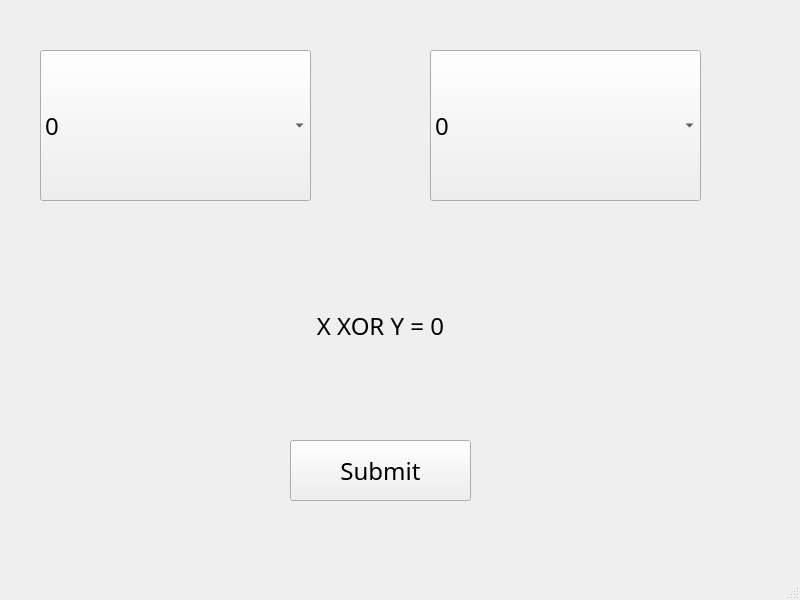
<?xml version="1.0" encoding="UTF-8"?>
<ui version="4.0">
 <class>MainWindow</class>
 <widget class="QMainWindow" name="MainWindow">
  <property name="geometry">
   <rect>
    <x>0</x>
    <y>0</y>
    <width>800</width>
    <height>600</height>
   </rect>
  </property>
  <property name="windowTitle">
   <string>MainWindow</string>
  </property>
  <widget class="QWidget" name="centralwidget">
   <widget class="QComboBox" name="comboX">
    <property name="geometry">
     <rect>
      <x>40</x>
      <y>50</y>
      <width>271</width>
      <height>151</height>
     </rect>
    </property>
    <property name="font">
     <font>
      <family>Monospac821 BT</family>
      <pointsize>18</pointsize>
     </font>
    </property>
    <item>
     <property name="text">
      <string>0</string>
     </property>
    </item>
    <item>
     <property name="text">
      <string>1</string>
     </property>
    </item>
   </widget>
   <widget class="QComboBox" name="comboY">
    <property name="geometry">
     <rect>
      <x>430</x>
      <y>50</y>
      <width>271</width>
      <height>151</height>
     </rect>
    </property>
    <property name="font">
     <font>
      <family>Monospac821 BT</family>
      <pointsize>18</pointsize>
     </font>
    </property>
    <item>
     <property name="text">
      <string>0</string>
     </property>
    </item>
    <item>
     <property name="text">
      <string>1</string>
     </property>
    </item>
   </widget>
   <widget class="QPushButton" name="submit">
    <property name="geometry">
     <rect>
      <x>290</x>
      <y>440</y>
      <width>181</width>
      <height>61</height>
     </rect>
    </property>
    <property name="font">
     <font>
      <family>Monospac821 BT</family>
      <pointsize>18</pointsize>
     </font>
    </property>
    <property name="text">
     <string>Submit</string>
    </property>
   </widget>
   <widget class="QLabel" name="result">
    <property name="geometry">
     <rect>
      <x>230</x>
      <y>270</y>
      <width>301</width>
      <height>111</height>
     </rect>
    </property>
    <property name="font">
     <font>
      <family>Monospac821 BT</family>
      <pointsize>18</pointsize>
     </font>
    </property>
    <property name="text">
     <string>X XOR Y = 0</string>
    </property>
    <property name="alignment">
     <set>Qt::AlignCenter</set>
    </property>
   </widget>
  </widget>
  <widget class="QMenuBar" name="menubar">
   <property name="geometry">
    <rect>
     <x>0</x>
     <y>0</y>
     <width>800</width>
     <height>26</height>
    </rect>
   </property>
  </widget>
  <widget class="QStatusBar" name="statusbar"/>
 </widget>
 <resources/>
 <connections/>
</ui>
